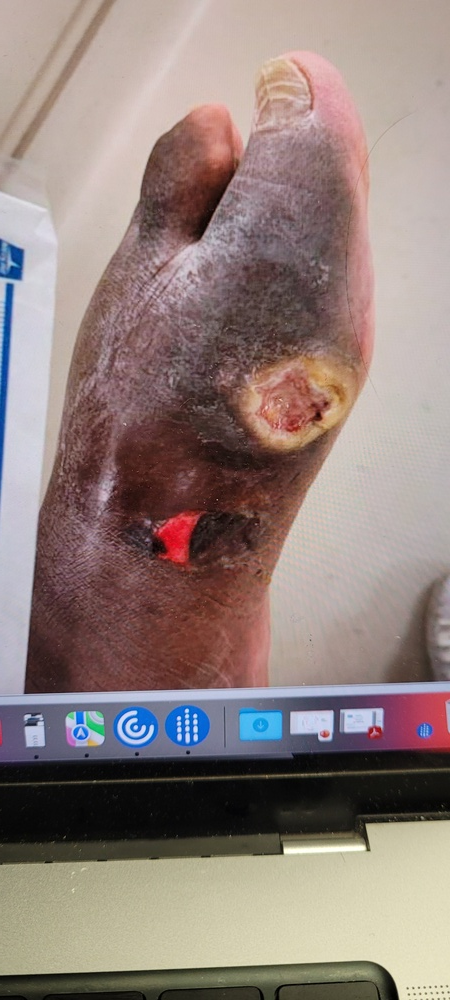
#> input picture images/20230301_111341.jpg, 450 x 1000 px, shrunk from 1816 x 4032 before the run
$ jupyter execute notebook.ipynb   (shell and % lines are left out)
#> lines starting #> are read from the running program, lines starting #| are printed output that depends on the picture; after the words box and inside, x2 and y2 are one past the last pixel; in counts of white or black regions, pixels touching at a corner belong together
#> in main, image_brg is the input picture: shape (1000, 450, 3); mean B, G, R 123.5, 128.5, 145.5
[cell 1]
# ! pip install --upgrade opencv-python

[cell 2]
%pylab inline

[cell 3]
import numpy as np
import pathlib
import matplotlib
from datetime import datetime
import cv2
import matplotlib.pyplot as plt
from scipy import misc
from PIL import Image
from scipy import ndimage
import matplotlib.pyplot as plt
from skimage.measure import label, regionprops
from scipy.ndimage import morphology, filters

#converts rgb to gray
def rgb2gray(rgb):
    return np.dot(rgb[...,:3], [0.299, 0.587, 0.114])

#labels image by checking connected objects
def border(im,labels,label):
    N,L = im.shape
    b = zeros_like(im)
    for i in range(0,N):
        for j in range(0,L):
            if (labels[i,j]==label):
                b[i,j]=1
    return np.array(b)

#returns the label index of the biggest object
def biggestCC_index(labels):
    index=1
    max_area=0
    max_index=1
    for region in regionprops(labels):
        if region.area > max_area:
            max_area=region.area
            max_index=index
        index +=1
    return max_index

#rgb thresholding
def R1(r,g,b):
    e1 = r>55 and g>15 and b>13 and (abs(r-g)>35) and r>g and r>b
    e2 = r>220 and g>210 and b>170 and (abs(r-g)<=15) and r>b and g>b
    return e1

#ycbcr thresholding
def R2(y,cb,cr):
    e3 = cr <= (1.5862*cb)+20;
    e4 = cr >= (0.3448*cb)+76.2069;
    e5 = cr >= (-4.5652*cb)+234.5652;
    e6 = cr <= (-1.15*cb)+301.75;
    e7 = cr <= (-2.2857*cb)+432.85;
    return e3 and e4 and e5 and e6 and e7;

#hsv thresholding
def R3(h,s,v):
    return h<25 or h > 230

#granulation detection
def granulation(img):
    # Convert image to hsv color space
    saturated = cv2.cvtColor(img, cv2.COLOR_BGR2HSV)

    # Filter image for different interval of colors
    lower = np.array([0, 230, 90])
    upper = np.array([20, 255, 200])
    skinMask1 = cv2.inRange(saturated, lower, upper)

    lower = np.array([160,150,130])
    upper = np.array([185,255,210])
    skinMask2 = cv2.inRange(saturated, lower, upper)

    skinMask = cv2.bitwise_or(skinMask1,skinMask2)
    #skinMask = cv2.bitwise_or(skinMask1,skinMask2)
    # Perform an opening in the mask, to remove isolated structures
    Smask = 2
    kernel = cv2.getStructuringElement(cv2.MORPH_ELLIPSE, (Smask,Smask))
    skinMask = cv2.erode(skinMask, kernel, iterations = 2)
    Smask = 20
    kernel = cv2.getStructuringElement(cv2.MORPH_ELLIPSE, (Smask,Smask))
    skinMask = cv2.dilate(skinMask, kernel, iterations = 2)
    return skinMask

    # Apply mask to image
    img = cv2.bitwise_and(img, img, mask = skinMask)

    # Return value channel of image
    return img[:,:,2]

#fibrin detection
def fibrin(img) :
    converted = cv2.cvtColor(img, cv2.COLOR_BGR2HSV)


    lower = np.array([20, 100, 50])
    upper = np.array([140, 220, 170])
    skinMask = cv2.inRange(converted, lower, upper)


    kernel = cv2.getStructuringElement(cv2.MORPH_ELLIPSE, (2,2))
    skinMaskaux = cv2.erode(skinMask, kernel, iterations = 1)
    kernel = cv2.getStructuringElement(cv2.MORPH_ELLIPSE, (7,7))
    skinMask = cv2.dilate(skinMaskaux, kernel, iterations = 3)

    img = cv2.bitwise_and(img, img, mask = skinMask)

    # Return value channel of image
    return img[:,:,2]

#necrose detection
def necrose(img) :

    converted = cv2.cvtColor(img, cv2.COLOR_BGR2HSV)

    lower = np.array([0, 30, 10])
    upper = np.array([80, 80, 50])
    skinMask = cv2.inRange(converted, lower, upper)
    imshow(skinMask)
    figure()
    # Apply mask to image
    img = cv2.bitwise_and(img, img, mask = skinMask)
    # Return value channel of image
    return img[:,:,2]


#percentages of fungus and skin as well as image processing
def process(skin,mask_n,mask_f,mask_g):

    skin[mask_g!=0] = [255,0,0]
    skin[mask_f!=0] = [255,255,0]
    skin[mask_n!=0] = [0,0,0]

    #percentage of each fungus
    total_g = count_nonzero(mask_g)
    total_f = count_nonzero(mask_f)
    total_n = count_nonzero(mask_n)
    total = count_nonzero(skin)


    return skin,total_n,total_f,total_g,total


#detect percentage of each fungus
def fungus_detection(image):
    #necrosis detection
    n = necrose(image)
    #fibrin detection
    f = fibrin (image)
    #granulation detection
    g = granulation(image)
    return n,f,g

#image processing
def segment_skin(frame):
    N,L,T = frame.shape
#> N = 1000; L = 450; T = 3
    print(frame.shape)
#| (1000, 450, 3)
    frame = np.array(frame,dtype="uint8")
    mask=zeros_like(frame)
    mask_rgb = zeros_like(frame)
    mask_ycbcr = zeros_like(frame)
    mask_hsv = zeros_like(frame)

    bgr = np.array(frame)
    ycbcr = cv2.cvtColor(bgr, cv2.COLOR_RGB2YCR_CB)
#> ycbcr: shape (1000, 450, 3); mean of channels 0, 1, 2 133, 136.9, 122.6
    hsv = cv2.cvtColor(bgr, cv2.COLOR_RGB2HSV)
#> hsv: shape (1000, 450, 3); mean H, S, V 44.4, 58.9, 149.6
    #rgb
    for i in range(0,N):
        for j in range(0,L):
            pixel_val=bgr[i,j]
            #rgb
            #print(i,j)
            r = int(pixel_val[0])
            g = int(pixel_val[1])
            b = int(pixel_val[2])
            bool_r1=R1(r,g,b)
            if (bool_r1 == 1):
                mask_rgb[i,j]=255
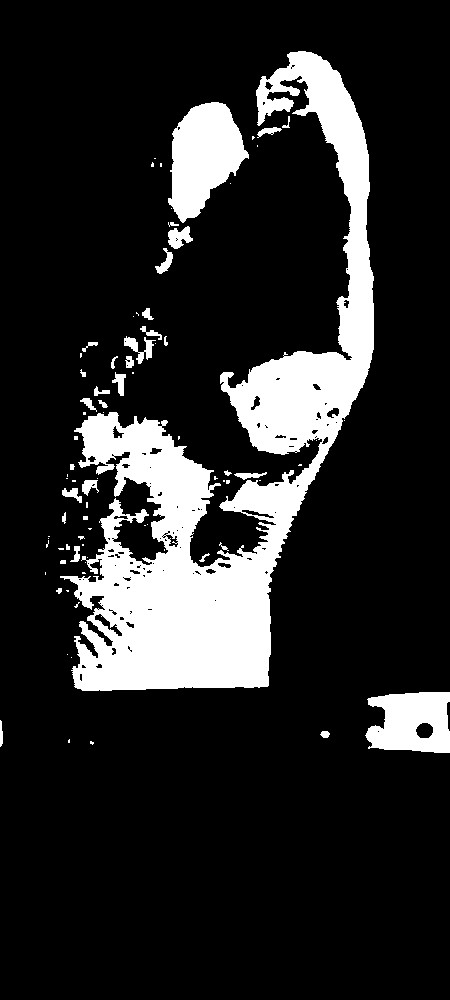
#> mask_rgb: shape (1000, 450, 3); 16% white; 83 white regions (48 under 20 px), largest, box (x1, y1, x2, y2) and area: (60, 51, 374, 691) 58646, (168, 102, 249, 223) 6075, (365, 692, 450, 753) 4067

    return mask_rgb

#main function
def main():
    #UI
    #drive_path = input ("Database path: ")
    #image_name = input ("Image name(ie IMG_0143.jpg): ")
    #path= drive_path+"\\"+image_name

    #image read
    image_brg = cv2.imread("./images/20230301_111341.jpg")
    image_rgb = image_brg[...,::-1]

    #skin thresholding
    mask = segment_skin(image_rgb)

    kernel = cv2.getStructuringElement(cv2.MORPH_ELLIPSE, (20, 20))
    mask = cv2.morphologyEx(mask, cv2.MORPH_CLOSE,kernel,iterations=1)
#> mask: shape (1000, 450, 3); 19.2% white; 8 white regions (2 under 20 px), largest, box (x1, y1, x2, y2) and area: (46, 52, 375, 692) 81619, (366, 693, 450, 754) 4455, (0, 721, 4, 747) 81, (81, 343, 98, 357) 78, (321, 732, 330, 738) 46, (81, 369, 87, 378) 31

    imsave("./results/mask.jpeg",mask)

    #hole filling
    mask = morphology.binary_fill_holes(mask[:,:,1])
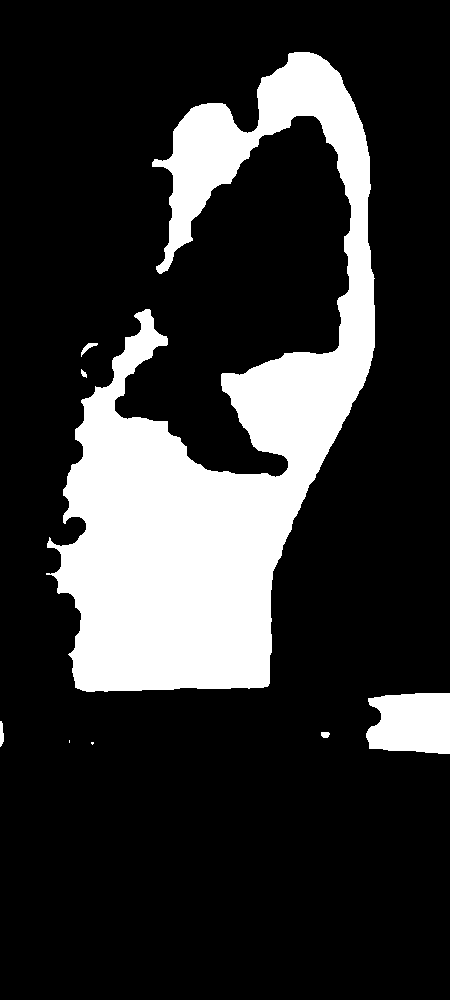
#> mask: shape (1000, 450) bool; 20.2% white; 8 white regions (2 under 20 px), largest, box (x1, y1, x2, y2) and area: (46, 52, 375, 692) 86040, (366, 693, 450, 754) 4455, (0, 721, 4, 747) 81, (81, 343, 98, 357) 78, (321, 732, 330, 738) 46, (81, 369, 87, 378) 31

    #image labeling by object size
    labels = label(mask)
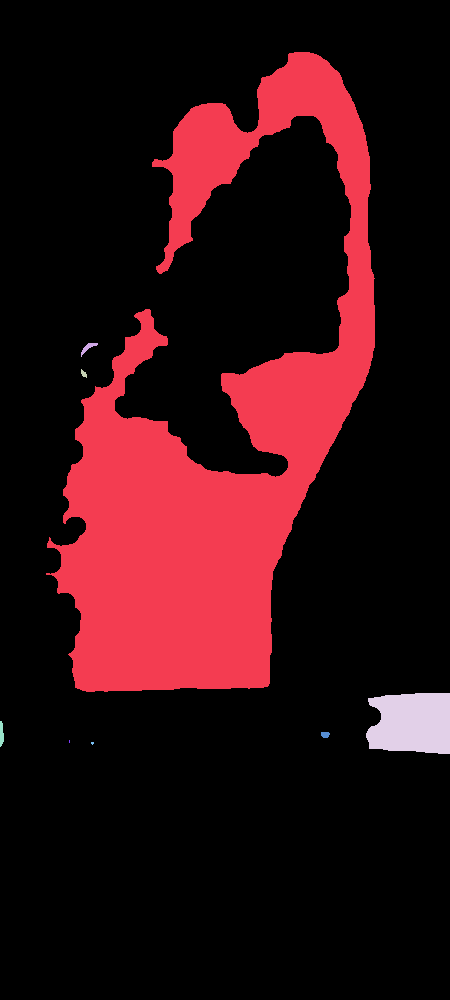
#> labels: shape (1000, 450) int32; 9 distinct labels, from 0 to 8; one colour per label, 0 black
    max_index = biggestCC_index(labels)
#> the loop in biggestCC_index, `for region in regionprops(labels):` made 8 passes

    mask=border(mask,labels,max_index)
#> after the loop in border, `for i in range(0,N):`:
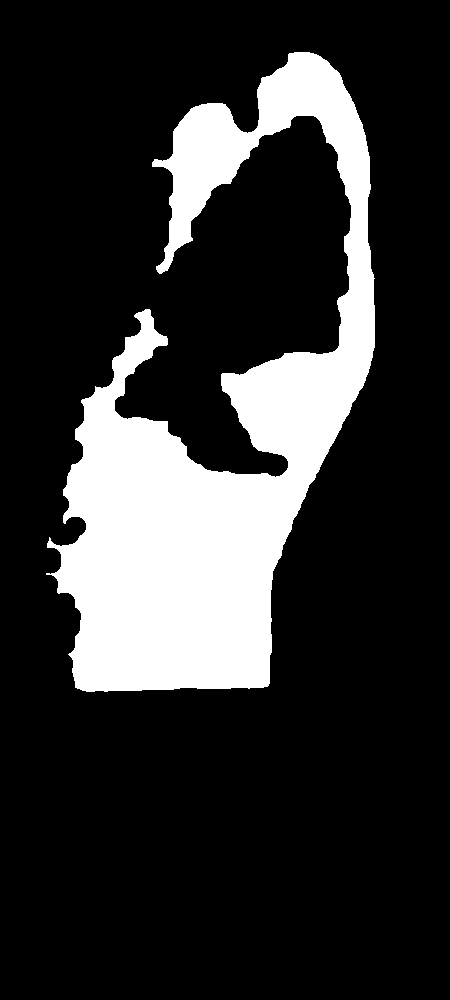
#> b: shape (1000, 450) bool; 19.1% white; 1 white region, box (x1, y1, x2, y2) and area: (46, 52, 375, 692) 86040

    imsave("./results/mask.jpeg",mask)
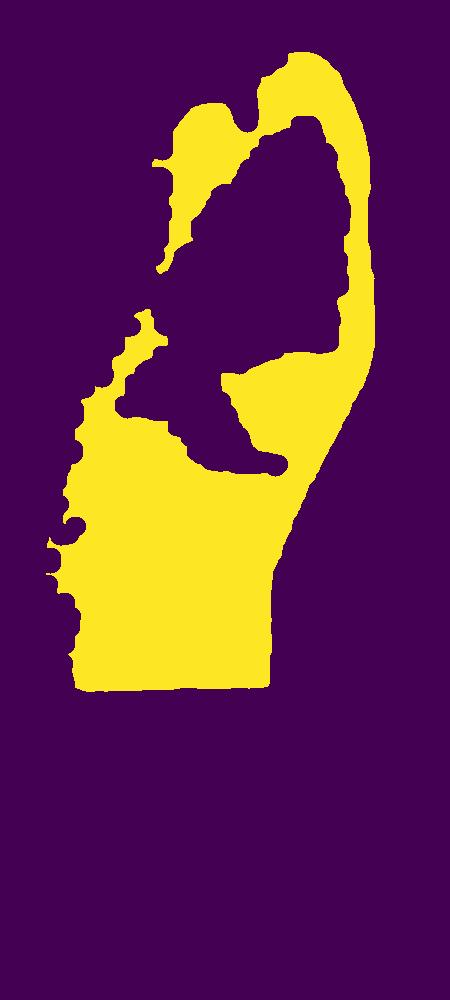
#> saved as mask.jpeg: shape (1000, 450, 3); mean R, G, B 103.3, 44.1, 74.1

    #desired skin for each channel R, G and B
    skin = zeros_like(image_rgb)
    bord = image_rgb
    for i in range(0,3):
        skin[:,:,i] = mask * image_rgb[:,:,i]
        bord[:,:,i] = image_rgb[:,:,i] * (mask == 0)
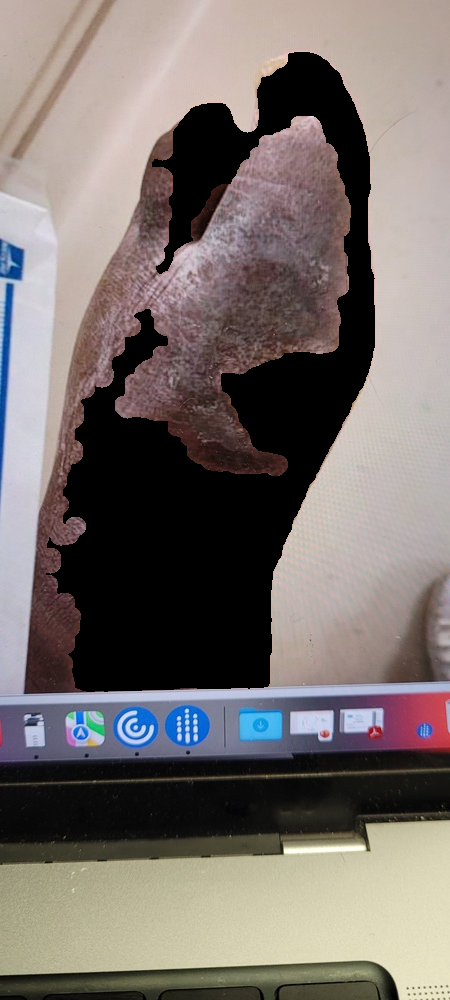
#> bord: shape (1000, 450, 3); mean R, G, B 120.1, 111.9, 108.3
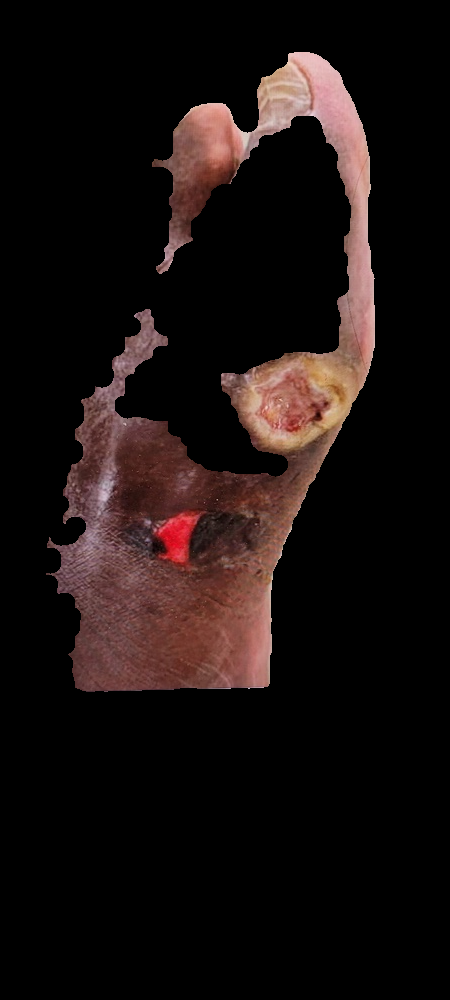
#> skin: shape (1000, 450, 3); mean R, G, B 25.4, 16.5, 15.3

    imsave("./results/skin.jpg", skin)

    skin_bgr = skin[...,::-1]

    #fungus detection masks
    necrosis,fibrin,granulation = fungus_detection(skin_bgr)
#> in necrose, `converted = cv2.cvtColor(img, cv2.COLOR_BGR2HSV)`: converted: shape (1000, 450, 3); mean H, S, V 6.8, 20.9, 25.4
#> in necrose, `skinMask = cv2.inRange(converted, lower, upper)`: skinMask: shape (1000, 450); 0.01% white in thin lines or dots, all inside (x1, y1, x2, y2) = (128, 519, 212, 551)
#> in fibrin, `skinMask = cv2.inRange(converted, lower, upper)`: skinMask: shape (1000, 450); every value is 0
#> in fibrin, `img = cv2.bitwise_and(img, img, mask = skinMask)`: img: shape (1000, 450, 3); every value is 0
#> in granulation, `skinMask1 = cv2.inRange(saturated, lower, upper)`: skinMask1: shape (1000, 450); 0% white in thin lines or dots, all inside (x1, y1, x2, y2) = (163, 542, 167, 552)
#> in granulation, `skinMask2 = cv2.inRange(saturated, lower, upper)`: skinMask2: shape (1000, 450); 0.09% white in thin lines or dots, all inside (x1, y1, x2, y2) = (155, 512, 199, 559)
#> in granulation, `skinMask = cv2.erode(skinMask, kernel, iterations = 2)`: skinMask: shape (1000, 450); 0.02% white in thin lines or dots, all inside (x1, y1, x2, y2) = (158, 518, 194, 557)
#> in granulation, `skinMask = cv2.dilate(skinMask, kernel, iterations = 2)`:
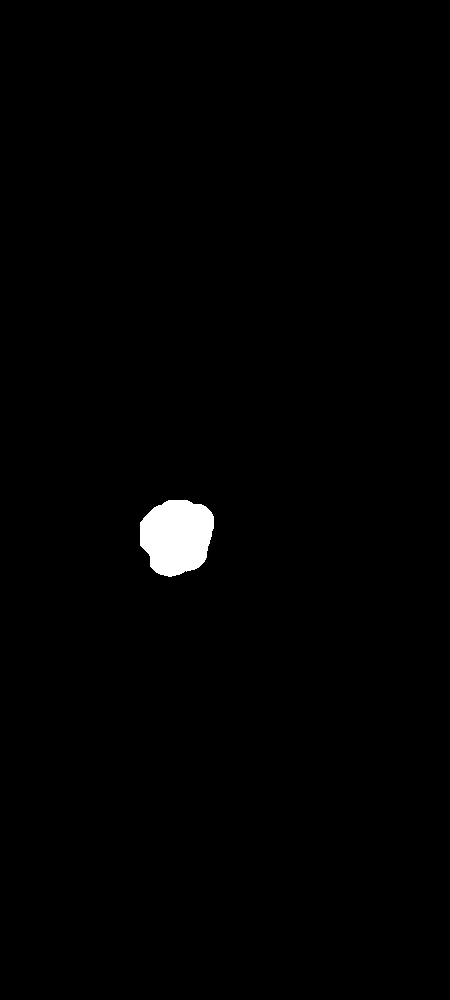
#> skinMask: shape (1000, 450); 0.99% white; 1 white region, box (x1, y1, x2, y2) and area: (140, 500, 214, 577) 4444

    #process image
    final,total_n,total_f,total_g,total = process(skin,necrosis,fibrin,granulation)
#> in process, `skin[mask_n!=0] = [0,0,0]`:
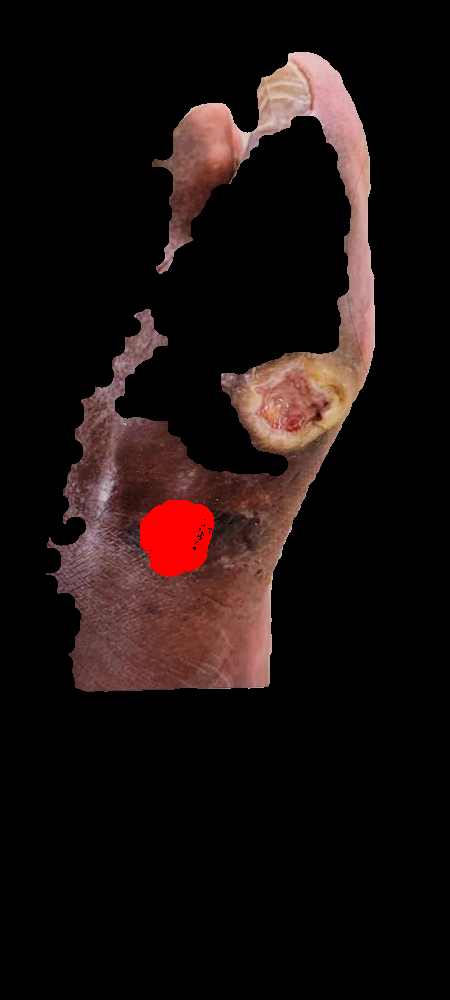
#> skin: shape (1000, 450, 3); mean R, G, B 26.7, 16.1, 14.8
    segmented = bord + final

    print(total_n,total_f,total_g)
#| 56 0 4444

    #write
    h,w,t=skin.shape
    n = "Percentage of necrosis: " + str(round((total_n/total)*100,2)) + "%"
    f = "Percentage of fibrin: " + str(round((total_f/total)*100,2)) + "%"
    g = "Percentage of granulation: " + str(round((total_g/total)*100,2)) + "%"

    # add the text to the images
    font = cv2.FONT_HERSHEY_SIMPLEX
    color = (0,0,0)
    cv2.putText(segmented,g,(50,h - 100), font, 3,color,10,cv2.LINE_AA)
    cv2.putText(segmented,f,(50, h - 200), font, 3,color,10,cv2.LINE_AA)
    cv2.putText(segmented,n,(50, h - 300), font, 3,color,10,cv2.LINE_AA)
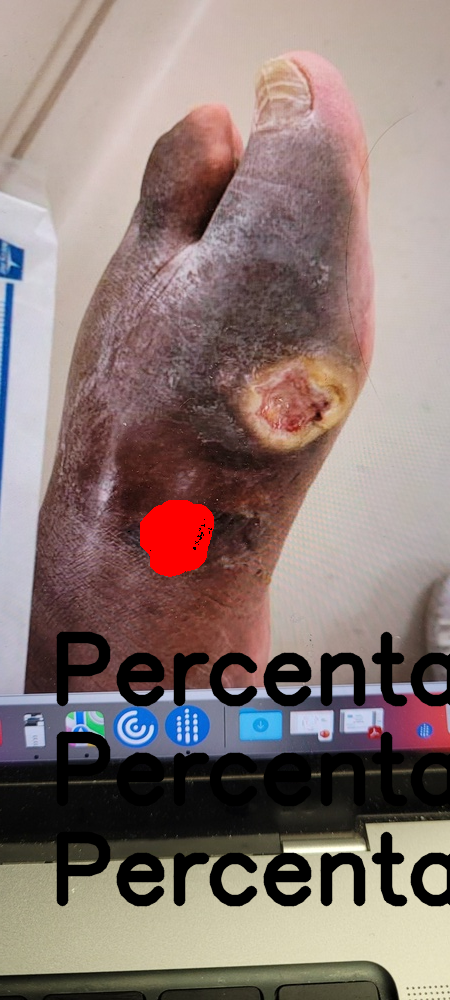
#> segmented: shape (1000, 450, 3); mean R, G, B 138.4, 120.4, 116

    #segmented image + original
    imshow(segmented)
    figure()
    imsave("./results/final.jpg", segmented)
